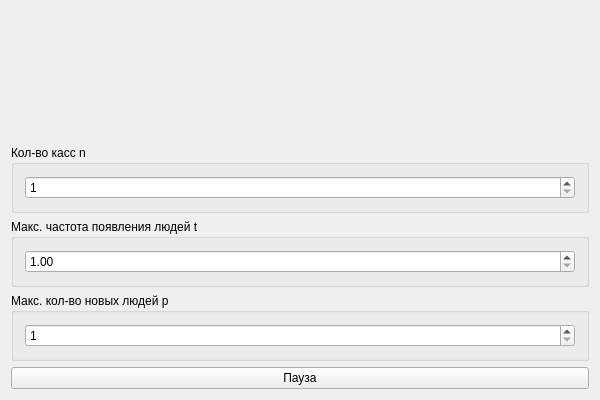
<?xml version="1.0" encoding="UTF-8"?>
<ui version="4.0">
 <class>QueueEmulator</class>
 <widget class="QWidget" name="QueueEmulator">
  <property name="geometry">
   <rect>
    <x>0</x>
    <y>0</y>
    <width>600</width>
    <height>400</height>
   </rect>
  </property>
  <property name="windowTitle">
   <string>QueueEmulator</string>
  </property>
  <layout class="QGridLayout" name="gridLayout">
   <item row="0" column="0">
    <layout class="QHBoxLayout" name="horizontalLayout">
     <item>
      <layout class="QVBoxLayout" name="DesksLayout"/>
     </item>
     <item>
      <layout class="QVBoxLayout" name="verticalLayout_2">
       <property name="spacing">
        <number>6</number>
       </property>
       <item>
        <spacer name="verticalSpacer">
         <property name="orientation">
          <enum>Qt::Vertical</enum>
         </property>
         <property name="sizeHint" stdset="0">
          <size>
           <width>20</width>
           <height>40</height>
          </size>
         </property>
        </spacer>
       </item>
       <item>
        <widget class="QGroupBox" name="groupBox">
         <property name="title">
          <string>Кол-во касс n</string>
         </property>
         <layout class="QGridLayout" name="gridLayout_3">
          <item row="0" column="0">
           <widget class="QSpinBox" name="sb_n">
            <property name="minimum">
             <number>1</number>
            </property>
            <property name="maximum">
             <number>999999999</number>
            </property>
           </widget>
          </item>
         </layout>
        </widget>
       </item>
       <item>
        <widget class="QGroupBox" name="groupBox_2">
         <property name="title">
          <string>Макс. частота появления людей t</string>
         </property>
         <layout class="QGridLayout" name="gridLayout_2">
          <item row="0" column="0">
           <widget class="QDoubleSpinBox" name="dp_t">
            <property name="minimum">
             <double>1.000000000000000</double>
            </property>
            <property name="maximum">
             <double>99999999999.000000000000000</double>
            </property>
           </widget>
          </item>
         </layout>
        </widget>
       </item>
       <item>
        <widget class="QGroupBox" name="groupBox_3">
         <property name="title">
          <string>Макс. кол-во новых людей p</string>
         </property>
         <layout class="QGridLayout" name="gridLayout_4">
          <item row="0" column="0">
           <widget class="QSpinBox" name="sb_p">
            <property name="minimum">
             <number>1</number>
            </property>
            <property name="maximum">
             <number>999999999</number>
            </property>
           </widget>
          </item>
         </layout>
        </widget>
       </item>
       <item>
        <widget class="QPushButton" name="pb_PauseResume">
         <property name="text">
          <string>Пауза</string>
         </property>
        </widget>
       </item>
      </layout>
     </item>
    </layout>
   </item>
  </layout>
 </widget>
 <layoutdefault spacing="6" margin="11"/>
 <resources>
  <include location="QueryEmulator.qrc"/>
 </resources>
 <connections/>
</ui>
